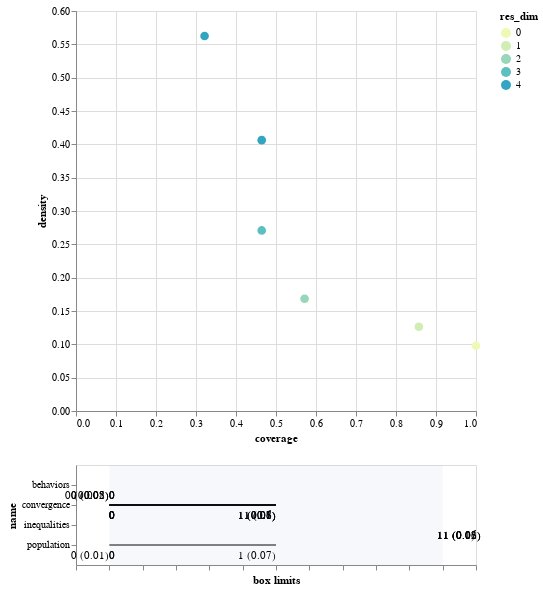

Write notebook code for a chart like this one.
### Code cell
box_ssp2_1.inspect_tradeoff()

### Figure 1 — Vega-Lite specification as saved in the notebook (floating-point values rounded to 4 significant figures)
{"config": {"view": {"continuousWidth": 400, "continuousHeight": 300}}, "vconcat": [{"data": {"name": "data-c844245fd77f4eb622a3183fd066d40f"}, "mark": {"type": "circle", "size": 75}, "encoding": {"color": {"type": "ordinal", "field": "res_dim", "scale": {"range": ["#eff9b6", "#d0edb3", "#97d6b9", "#5dc0c0", "#31a5c2", "#1f80b8", "#2354a3", "#21318d"]}}, "opacity": {"condition": {"value": 1, "selection": "selector003"}, "value": 0.4}, "tooltip": [{"type": "ordinal", "field": "id"}, {"type": "quantitative", "field": "coverage", "format": ".2"}, {"type": "quantitative", "field": "density", "format": ".2"}, {"type": "ordinal", "field": "res_dim"}], "x": {"type": "quantitative", "field": "coverage"}, "y": {"type": "quantitative", "field": "density"}}, "height": 400, "selection": {"selector003": {"type": "single", "fields": ["id"]}}, "width": 400}, {"layer": [{"data": {"name": "data-aede849c82bd578f056f2d474cb4fd1c"}, "mark": "rule", "encoding": {"x": {"type": "quantitative", "axis": {"grid": false, "labels": false, "title": "box limits"}, "field": "x_lower", "scale": {"domain": [0, 1], "padding": 0.1}}, "x2": {"field": "x_upper"}, "y": {"type": "nominal", "field": "name", "scale": {"padding": 1.0}}}, "transform": [{"calculate": "(datum.x1-datum.minimum)/(datum.maximum-datum.minimum)", "as": "x_lower"}, {"calculate": "(datum.x2-datum.minimum)/(datum.maximum-datum.minimum)", "as": "x_upper"}, {"filter": {"selection": "selector003"}}], "width": 400}, {"data": {"name": "data-aede849c82bd578f056f2d474cb4fd1c"}, "mark": {"type": "text", "align": "left", "baseline": "top", "dy": 5}, "encoding": {"text": {"type": "ordinal", "field": "text"}, "x": {"type": "quantitative", "axis": {"grid": false, "labels": false, "title": "box limits"}, "field": "x_lower", "scale": {"domain": [0, 1], "padding": 0.1}}, "x2": {"field": "x_upper"}, "y": {"type": "nominal", "field": "name", "scale": {"padding": 1.0}}}, "transform": [{"calculate": "(datum.x1-datum.minimum)/(datum.maximum-datum.minimum)", "as": "x_lower"}, {"calculate": "(datum.x2-datum.minimum)/(datum.maximum-datum.minimum)", "as": "x_upper"}, {"filter": {"selection": "selector003"}}, {"calculate": "datum.qp_lower>0?format(datum.x1, \".2\")+\" (\"+format(datum.qp_lower, \".1~g\")+\")\" :format(datum.x1, \".2\")", "as": "text"}], "width": 400}, {"data": {"name": "data-aede849c82bd578f056f2d474cb4fd1c"}, "mark": {"type": "text", "align": "right", "baseline": "top", "dy": 5}, "encoding": {"text": {"type": "ordinal", "field": "text"}, "x": {"type": "quantitative", "field": "x_upper"}, "x2": {"field": "x_upper"}, "y": {"type": "nominal", "field": "name", "scale": {"padding": 1.0}}}, "transform": [{"calculate": "(datum.x1-datum.minimum)/(datum.maximum-datum.minimum)", "as": "x_lower"}, {"calculate": "(datum.x2-datum.minimum)/(datum.maximum-datum.minimum)", "as": "x_upper"}, {"filter": {"selection": "selector003"}}, {"calculate": "datum.qp_upper>0?format(datum.x2, \".2\")+\" (\"+format(datum.qp_upper, \".1\")+\")\" :format(datum.x2, \".2\")", "as": "text"}], "width": 400}, {"data": {"name": "data-bb8d07f6df3d47a6a475317795287b23"}, "mark": {"type": "rect", "opacity": 0.05}, "encoding": {"x": {"type": "quantitative", "field": "start"}, "x2": {"field": "end"}}}, {"data": {"name": "data-d751713988987e9331980363e24189ce"}, "mark": "point", "encoding": {"x": {"type": "quantitative", "field": "x"}, "y": {"type": "nominal", "field": "name"}}, "transform": [{"filter": {"selection": "selector003"}}], "width": 400}, {"data": {"name": "data-d751713988987e9331980363e24189ce"}, "mark": {"type": "text", "align": "center", "baseline": "top", "dy": 5}, "encoding": {"text": {"type": "nominal", "field": "item"}, "x": {"type": "quantitative", "field": "x"}, "y": {"type": "nominal", "field": "name"}}, "transform": [{"filter": {"selection": "selector003"}}], "width": 400}]}], "$schema": "https://vega.github.io/schema/vega-lite/v4.8.1.json", "datasets": {"data-c844245fd77f4eb622a3183fd066d40f": [{"coverage": 1.0, "density": 0.0979, "id": 0, "mass": 1.0, "mean": 0.0979, "res_dim": 0}, {"coverage": 0.8571, "density": 0.1263, "id": 1, "mass": 0.6643, "mean": 0.1263, "res_dim": 1}, {"coverage": 0.5714, "density": 0.1684, "id": 2, "mass": 0.3322, "mean": 0.1684, "res_dim": 2}, {"coverage": 0.4643, "density": 0.2708, "id": 3, "mass": 0.1678, "mean": 0.2708, "res_dim": 3}, {"coverage": 0.4643, "density": 0.4062, "id": 4, "mass": 0.1119, "mean": 0.4062, "res_dim": 4}, {"coverage": 0.3214, "density": 0.5625, "id": 5, "mass": 0.05594, "mean": 0.5625, "res_dim": 4}], "data-aede849c82bd578f056f2d474cb4fd1c": [{"x1": 0.0, "x2": 1.0, "name": "convergence", "id": 1, "minimum": 0.0, "maximum": 2.0, "qp_lower": -1.0, "qp_upper": 0.118}, {"x1": 1.0, "x2": 1.0, "name": "inequalities", "id": 2, "minimum": 0.0, "maximum": 1.0, "qp_lower": 0.1406, "qp_upper": -1.0}, {"x1": 0.0, "x2": 1.0, "name": "convergence", "id": 2, "minimum": 0.0, "maximum": 2.0, "qp_lower": -1.0, "qp_upper": 0.06236}, {"x1": 1.0, "x2": 1.0, "name": "inequalities", "id": 3, "minimum": 0.0, "maximum": 1.0, "qp_lower": 0.02953, "qp_upper": -1.0}, {"x1": 0.0, "x2": 1.0, "name": "convergence", "id": 3, "minimum": 0.0, "maximum": 2.0, "qp_lower": -1.0, "qp_upper": 0.0799}, {"x1": 0.0, "x2": 0.0, "name": "behaviors", "id": 3, "minimum": 0.0, "maximum": 1.0, "qp_lower": -1.0, "qp_upper": 0.05035}, {"x1": 1.0, "x2": 1.0, "name": "inequalities", "id": 4, "minimum": 0.0, "maximum": 1.0, "qp_lower": 0.0229, "qp_upper": -1.0}, {"x1": 0.0, "x2": 1.0, "name": "convergence", "id": 4, "minimum": 0.0, "maximum": 2.0, "qp_lower": -1.0, "qp_upper": 0.06753}, {"x1": 0.0, "x2": 1.0, "name": "population", "id": 4, "minimum": 0.0, "maximum": 2.0, "qp_lower": -1.0, "qp_upper": 0.06753}, {"x1": 0.0, "x2": 0.0, "name": "behaviors", "id": 4, "minimum": 0.0, "maximum": 1.0, "qp_lower": -1.0, "qp_upper": 0.007952}, {"x1": 1.0, "x2": 1.0, "name": "inequalities", "id": 5, "minimum": 0.0, "maximum": 1.0, "qp_lower": 0.06022, "qp_upper": -1.0}, {"x1": 0.0, "x2": 1.0, "name": "convergence", "id": 5, "minimum": 0.0, "maximum": 2.0, "qp_lower": -1.0, "qp_upper": 0.09994}, {"x1": 0.0, "x2": 0.0, "name": "population", "id": 5, "minimum": 0.0, "maximum": 2.0, "qp_lower": -1.0, "qp_upper": 0.01299}, {"x1": 0.0, "x2": 0.0, "name": "behaviors", "id": 5, "minimum": 0.0, "maximum": 1.0, "qp_lower": -1.0, "qp_upper": 0.01677}], "data-bb8d07f6df3d47a6a475317795287b23": [{"start": 0, "end": 1}], "data-d751713988987e9331980363e24189ce": []}}
